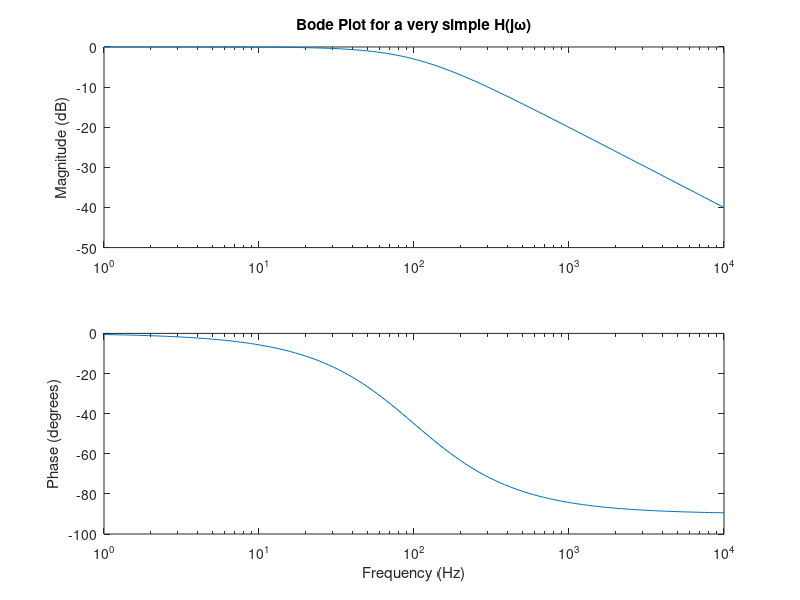

Write the MATLAB code that produced this figure.
w = logspace(0,4,128);
H = 100 ./ (100 + j*w); % j is a builtin Matlab constant = sqrt(-1)
% Plot the magnitude and phase
subplot(2,1,1)
semilogx(w,20*log10(abs(H)))
title('Bode Plot for a very simple H(j\omega)');
ylabel('Magnitude (dB)')

subplot(2,1,2)
semilogx(w, 180/pi * unwrap(angle(H)))
xlabel('Frequency (Hz)'), ylabel('Phase (degrees)')